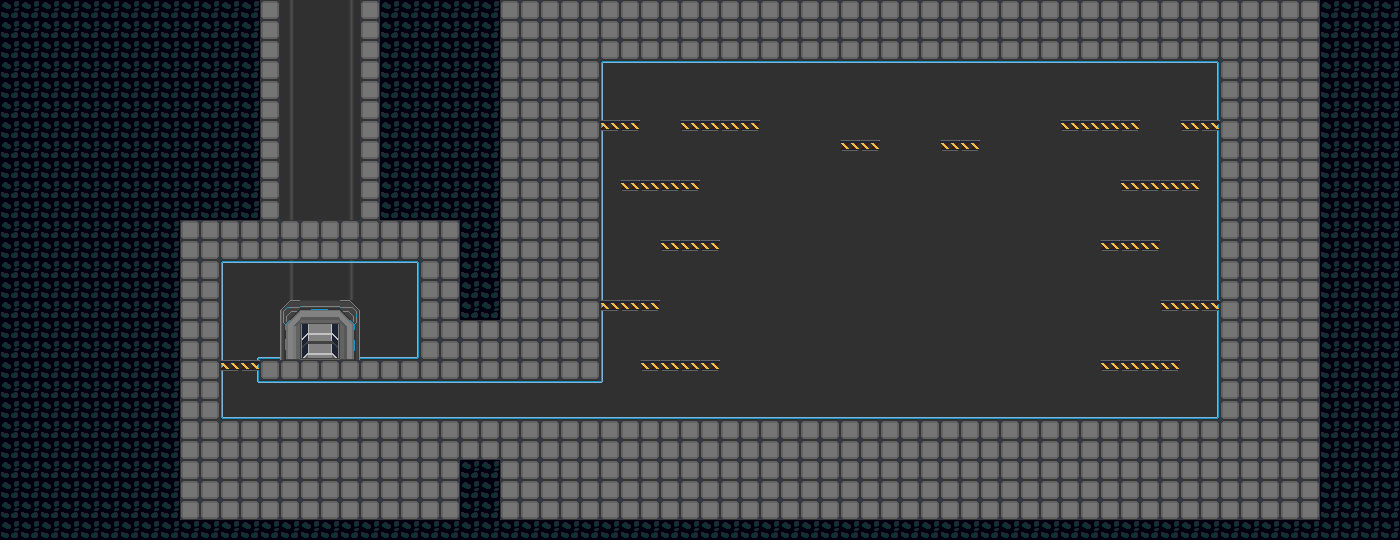

Below is a game level as drawn by its tile map, then a one-line description and the .tmx that defines it (tile-layer data replaced by summaries):
An orthogonal 70x27 tile map with 20x20 px tiles, 4 tile layers (bgFar, bg, tile, js) and 19 objects (2x energy, 2x hp, mislPos, bossLaunchMark, fightArea, ...).

<map version="1.0" orientation="orthogonal" width="70" height="27" tilewidth="20" tileheight="20" backgroundcolor="#303030">
 <tileset firstgid="1" name="defTile" tilewidth="20" tileheight="20">
  <image source="../img/defTile.png" width="360" height="280" />
  <terraintypes>
   <terrain name="light" tile="-1" />
  </terraintypes>
  <tile id="7" terrain=",0,0," />
  <tile id="8" terrain="0,,,0" />
  <tile id="25" terrain="0,0,," />
  <tile id="26" terrain=",0,,0" />
  <tile id="42" terrain="0,0,0,0" />
  <tile id="43" terrain=",,0,0" />
  <tile id="44" terrain="0,,0," />
  <tile id="59" terrain=",,0," />
  <tile id="60" terrain=",,,0" />
  <tile id="61" terrain=",0,," />
  <tile id="62" terrain="0,,," />
  <tile id="77" terrain="0,0,,0" />
  <tile id="78" terrain="0,0,0," />
  <tile id="79" terrain="0,,0,0" />
  <tile id="80" terrain=",0,0,0" />
 </tileset>
 <layer name="bgFar" width="70" height="27">
  <data>[1890 cells, 32 non-empty, 2 distinct tile ids]</data>
 </layer>
 <layer name="bg" width="70" height="27">
  <data>[1890 cells, 800 non-empty, 28 distinct tile ids]</data>
 </layer>
 <layer name="tile" width="70" height="27">
  <data>[1890 cells, 1178 non-empty, 2 distinct tile ids]</data>
 </layer>
 <layer name="js" width="70" height="27">
  <data>[1890 cells, 46 non-empty, 1 distinct tile ids]</data>
 </layer>
 <objectgroup name="misc" width="70" height="27">
  <object name="mislPos" x="860" y="320" width="80" height="100" />
  <object name="bossLaunchMark" x="1020" y="240" width="80" height="100" />
  <object name="energy" x="860" y="300" width="100" height="120" />
  <object name="energy" x="860" y="300" width="100" height="120" />
  <object name="fightArea" x="500" y="0" width="820" height="520" />
  <object name="boss" x="1020" y="320" width="80" height="100" />
  <object name="trigger" x="600" y="380" width="160" height="40" />
  <object name="start" x="300" y="100" width="40" height="40" />
  <object name="door" x="300" y="320" width="40" height="40" />
  <object name="door1" x="300" y="320" width="40" height="40" />
  <object name="gate" x="580" y="380" width="20" height="40" />
  <object name="cam1" type="cam" x="640" y="60" width="540" height="400" />
  <object name="posBcrL" x="720" y="220" width="80" height="100" />
  <object name="posSnap" x="860" y="170" width="80" height="100" />
  <object name="posBcrR" x="1000" y="220" width="80" height="100" />
  <object name="posMslL" x="720" y="320" width="80" height="100" />
  <object name="posMslR" x="1000" y="320" width="80" height="100" />
  <object name="hp" type="hp" x="600" y="100" width="20" height="20" />
  <object name="hp" type="hp" x="1200" y="100" width="20" height="20" />
 </objectgroup>
</map>
